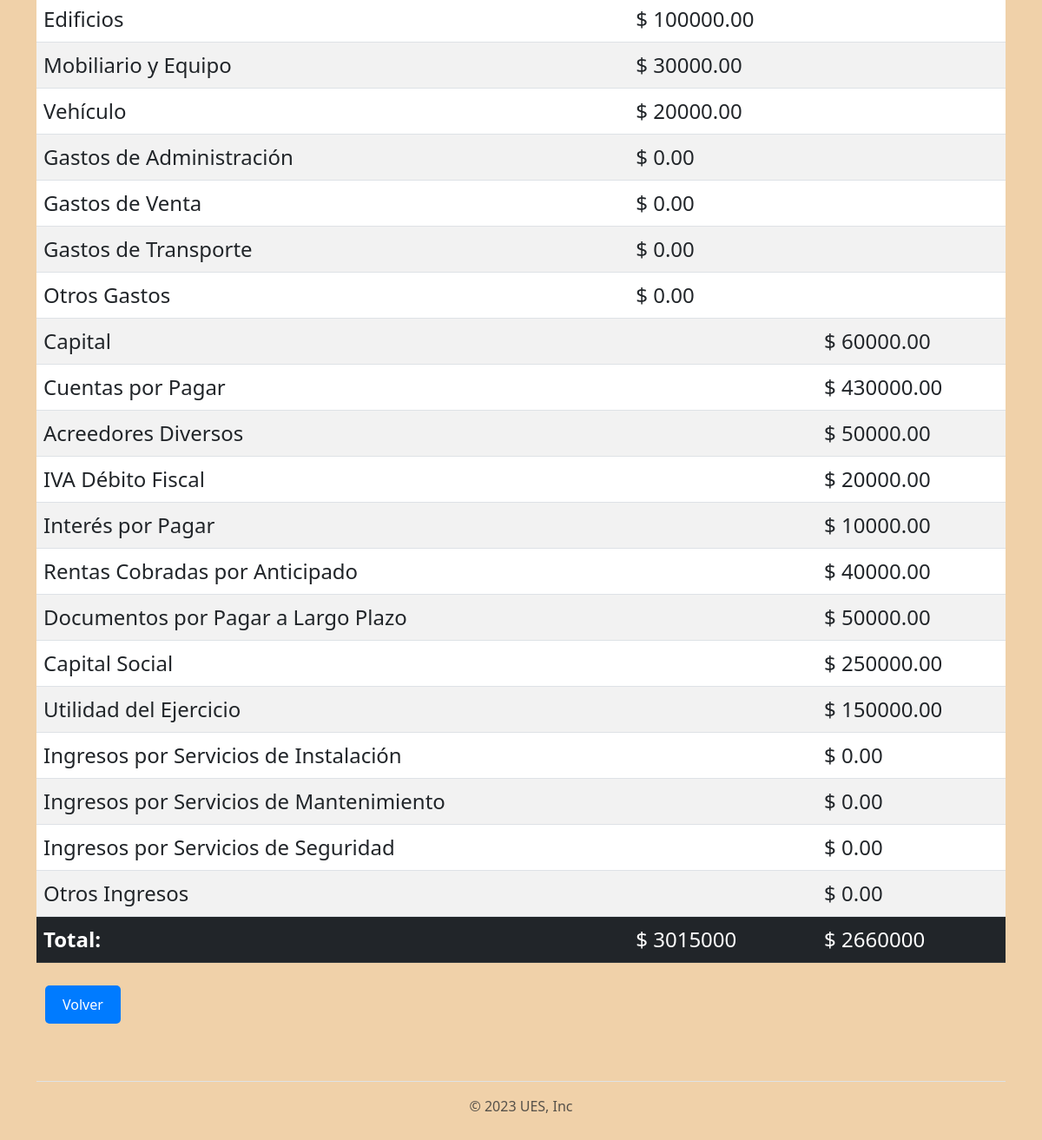
Before: /cuenta/mostrar_cuentas (lower part) with the older database file.
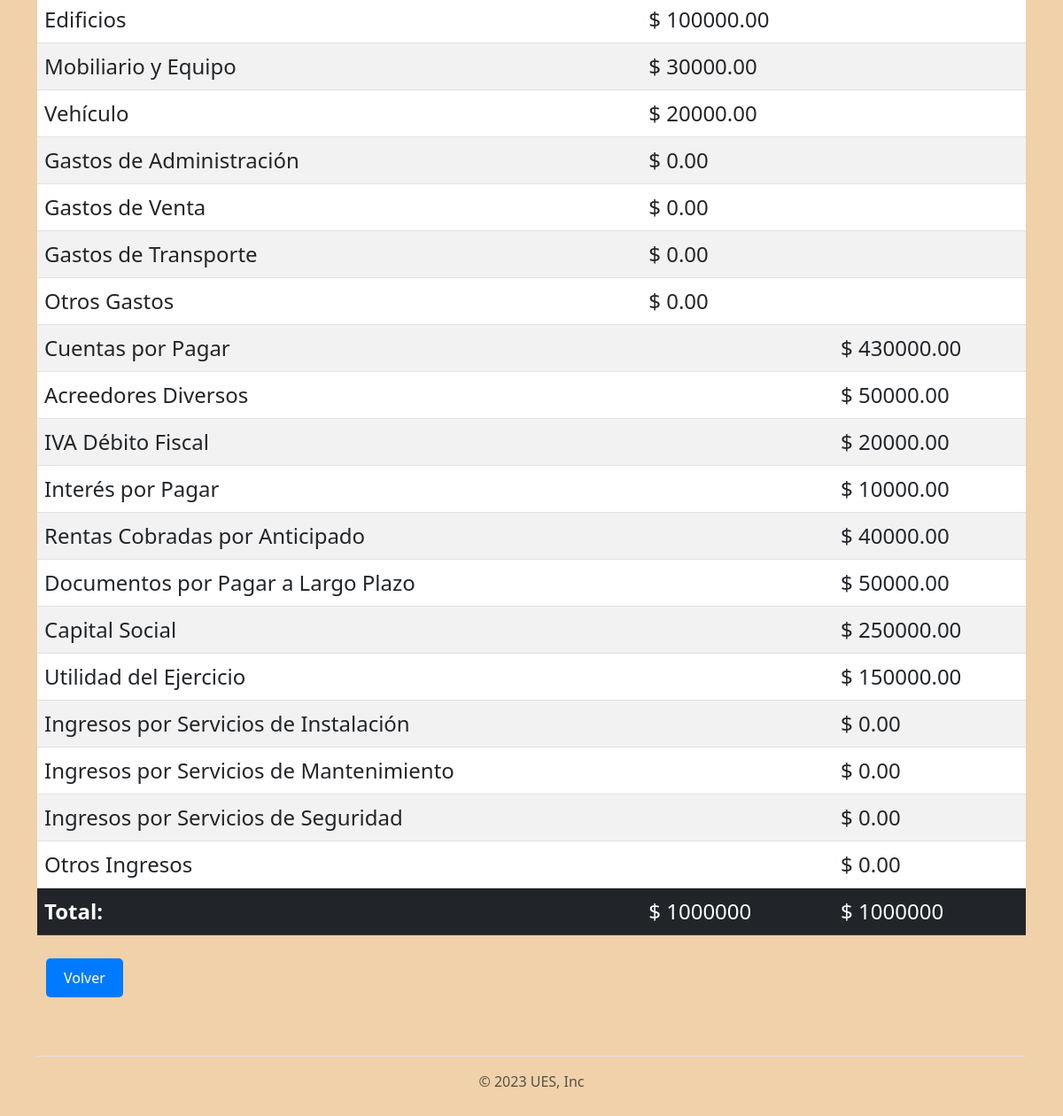
After: the same page with the newer database file.
### aplicaciones/cuenta/models.py (models this page shows, shortened)
class cuenta(models.Model):
    codigo = models.CharField(max_length=10)
    nombre = models.CharField(max_length=50)
    monto = models.DecimalField(max_digits=10, decimal_places=2)
    categoria = models.CharField(max_length=5, choices=[("Debe", "Debe"), ("Haber", "Haber")], default="")

### aplicaciones/cuenta/views.py (the view)
# urls.py: path('cuenta/mostrar_cuentas', views.cuentas_view, name='libro'),
def cuentas_view(request):
    subcuenta = cuenta.objects.annotate(
        cuenta_length = Length('codigo')
    )
    subcuenta = subcuenta.filter(cuenta_length__gt = 2)
    cuentas_debe = cuenta.objects.filter(categoria='Debe')
    cuentas_haber = cuenta.objects.filter(categoria='Haber')
    suma_monto_debe = cuentas_debe.aggregate(total_debe=Sum('monto'))['total_debe'] or 0
    suma_monto_haber = cuentas_haber.aggregate(total_haber=Sum('monto'))['total_haber'] or 0
    return render(request, 'cuenta/mostrar_cuentas.html', {
        'cuentas_debe': cuentas_debe,
        'cuentas_haber': cuentas_haber,
        'subcuenta':subcuenta,
        'suma_monto_debe': suma_monto_debe,
        'suma_monto_haber': suma_monto_haber,
        })

### templates/cuenta/mostrar_cuentas.html (shortened to what this page needs)
{% extends 'layout/base.html' %}
{% block content %}
<br><h1>Libro mayor - ServiTech</h1><br>
<table class="table table-striped" style="font-size: x-large;">
    <tbody class="table-group-divider">
        {% for i in subcuenta %}
        {% if i.categoria == 'Debe' %}
            <tr>
                <td>{{ i.nombre }}</td>
                <td>$ {{ i.monto }}</td>
                <td></td>
            </tr>
        {% endif %}
        {% endfor %}
        {% for j in subcuenta %}
        {% if j.categoria == 'Haber' %}
            <tr>
                <td>{{ j.nombre }}</td>
                <td></td>
                <td>$ {{ j.monto }}</td>
            </tr>
        {% endif %}
        {% endfor %}
    </tbody>
    <tfoot class ="table-dark">
        <tr>
            <td><b>Total:</b></td>
            <td>$ {{ suma_monto_debe }}</td>
            <td>$ {{ suma_monto_haber }}</td>
        </tr>
    </tfoot>
</table>
    <a class= "btn" href = "{% url 'transaccion' %}"> Volver</a>
{% endblock content %}

Changed rows visible on the page:
removed cuenta: nombre "Capital", monto "60000.00"
Other visible differences:
{{ suma_monto_debe }}: "3015000" → "1000000"
{{ suma_monto_haber }}: "2660000" → "1000000"
